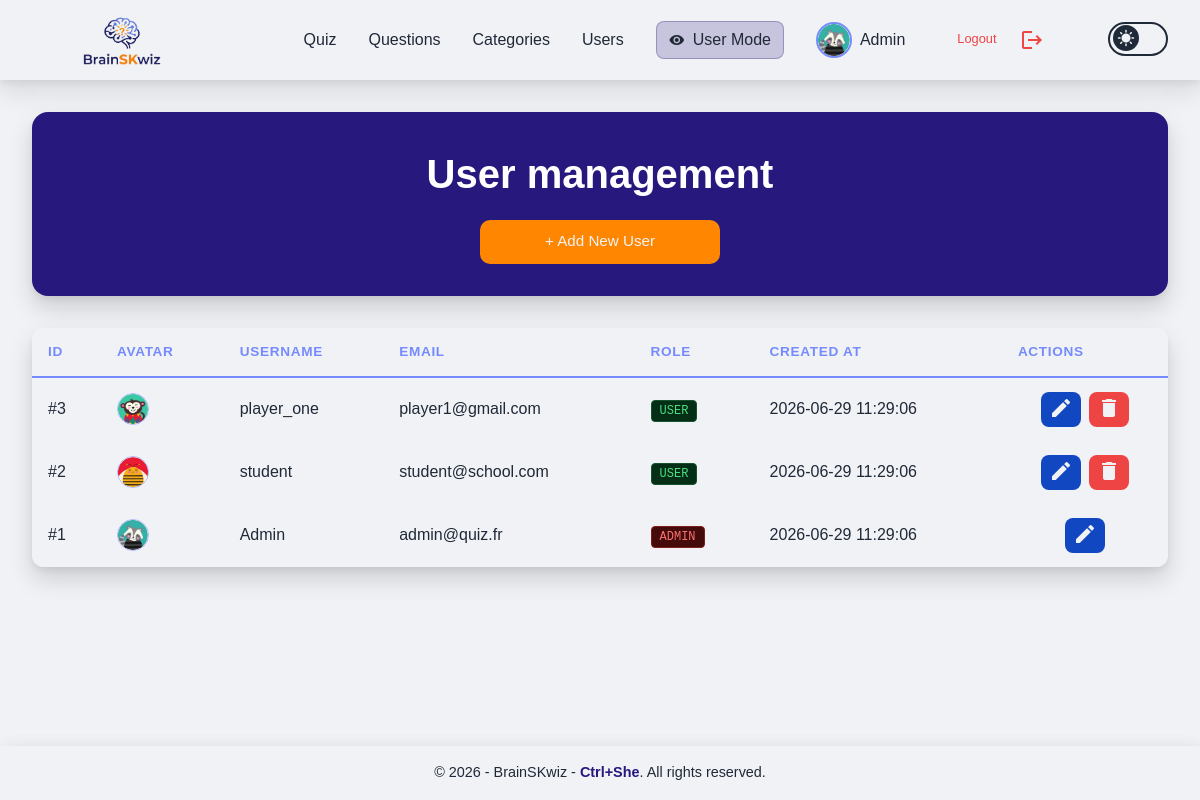
/admin_users.php (signed in), run on the app's committed database.
### tables this page shows
CREATE TABLE IF NOT EXISTS users (
    id INT AUTO_INCREMENT PRIMARY KEY,
    username VARCHAR(100) NOT NULL UNIQUE,
    email VARCHAR(255) NOT NULL UNIQUE,
    password VARCHAR(255) NOT NULL,
    role ENUM('admin', 'user') DEFAULT 'user',
    avatar VARCHAR(100) NOT NULL DEFAULT 'bee.png',
    created_at TIMESTAMP DEFAULT CURRENT_TIMESTAMP
);

### src/admin_users.php (the view, shortened to what this page needs)
<?php
require_once __DIR__ . '/config/db.php';
$query = "SELECT id, username, email, role, avatar, created_at FROM users ORDER BY id DESC";
$users = $pdo->query($query)->fetchAll();
require_once __DIR__ . '/components/header.php';
?>
        <div class="titleBoxAdmin">
            <div>
                <h1 class="bigTitle">User management</h1>
                <div class="modal-btn">
                    <button id="open-modal-btn" class="btn">
                        + Add New User
                    </button>
                </div>
            </div>
        </div>
        <div class="table-wrapper">
            <table class="whitespace-normal">
                <thead class="tableTitle">
                    <tr>
                        <th>ID</th>
                        <th>Avatar</th>
                        <th>Username</th>
                        <th>Email</th>
                        <th>Role</th>
                        <th>Created At</th>
                        <th>Actions</th>
                    </tr>
                </thead>
                <tbody id="users-table-body">
                    <?php foreach($users as $u): ?>
                        <tr id="user-row-<?php echo $u['id']; ?>">
                            <td>#<?php echo $u['id']; ?></td>
                            <td>
                                <img src="/public/avatars/<?php echo htmlspecialchars($u['avatar'] ?? 'default.png', ENT_QUOTES, 'UTF-8'); ?>"
                                     class="w-8 h-8 rounded-full object-cover border border-lightBlue">
                            </td>
                            <td><?php echo htmlspecialchars($u['username'], ENT_QUOTES, 'UTF-8'); ?></td>
                            <td><?php echo htmlspecialchars($u['email'], ENT_QUOTES, 'UTF-8'); ?></td>
                            <td>
                                <span class="text-xs font-mono uppercase px-2 py-0.5 rounded <?php echo $u['role'] === 'admin' ? 'bg-red-950 text-red-400 border border-red-900' : 'bg-green-950 text-green-400 border border-green-900'; ?> border">
                                    <?php echo htmlspecialchars($u['role'], ENT_QUOTES, 'UTF-8'); ?>
                                </span>
                            </td>
                            <td><?php echo htmlspecialchars($u['created_at'], ENT_QUOTES, 'UTF-8') ?></td>
                            <td class="align-middle">
                                <div class="flex items-center gap-2 justify-start h-full">
                                    <button
                                        data-id="<?php echo $u['id']; ?>"
                                        data-username="<?php echo htmlspecialchars($u['username'], ENT_QUOTES, 'UTF-8'); ?>"
                                        data-email="<?php echo htmlspecialchars($u['email'], ENT_QUOTES, 'UTF-8'); ?>"
                                        data-role="<?php echo htmlspecialchars($u['role'], ENT_QUOTES, 'UTF-8'); ?>"
                                        data-avatar="<?php echo htmlspecialchars($u['avatar'] ?? '', ENT_QUOTES, 'UTF-8'); ?>"
                                        onclick="initEditModal(this)"
                                        title="Edit User"
                                        class="editBtn">
                                        <span class="material-icons">edit</span>
                                    </button>
                                    <?php if ($u['id'] != ($_SESSION['user_id'] ?? 0)): ?>
                                    <button
                                        onclick="confirmDeleteUser(<?php echo $u['id']; ?>)"
                                        title="Delete User"
                                        class="deleteBtn">
                                        <span class="material-icons">delete</span>
                                    </button>
                                    <?php endif; ?>
                                </div>
                            </td>
                        </tr>
                    <?php endforeach; ?>
                </tbody>
            </table>
        </div>
<?php require_once __DIR__ . '/components/footer.php'; ?>

### src/css/style.css (style rules this page uses)
:root { --color-primary: #758bfd; --color-primary-light: #aeb8fe; --color-primary-dark: #27187e; --color-primary-mid: #5e4dc0; --color-bg: #f1f2f6; --color-text: #1f2937; --color-white: #f1f2f6; --color-black: #1f2937; --color-success: #22c55e; --color-warning: #ff8600; --color-danger: #ef4444; --shadow-modal: 0 4px 6px rgba(0, 0, 0, 0.05), 0 12px 24px rgba(0, 0, 0, 0.15); --shadow-header: 0 4px 6px rgba(0, 0, 0, 0.05), 0 12px 24px rgba(0, 0, 0, 0.10); --shadow-footer: 6px 2px 20px rgba(0, 0, 0, 0.05), 0 12px 24px rgba(0, 0, 0, 0.15); }
html { height: 100%; }
html, body { height: 100%; }
body { background: var(--color-bg); color: var(--color-text); font-family: 'Clash Display', sans-serif; display: flex; flex-direction: column; min-height: 100vh; margin: 0; }
button { cursor: pointer; border-radius: 8px; padding: 6px 10px; font-size: 0.75rem; }
.btn { width: 100%; padding: 0.65rem 1rem; background-color: var(--color-primary); border-radius: 10px; color: var(--color-white); font-size: 0.95rem; outline: none; }
#open-modal-btn { background-color: var(--color-warning); max-width: 15rem; }
.editBtn { background: #1148c1; color: var(--color-white); }
.deleteBtn { background: var(--color-danger); color: var(--color-white); }
.titleBoxAdmin { display: flex; flex-direction: column; align-items: center; justify-content: center; gap: .5rem; padding: 2rem; margin-bottom: 2rem; border-radius: 16px; background: var(--color-primary-dark); box-shadow: var(--shadow-modal); text-align: center; }
.bigTitle { font-size: clamp(2rem, 4vw, 2.5rem); font-weight: 600; color: white; margin: 0; }
.table-wrapper { width: 100%; max-width: 100%; overflow-x: auto; -webkit-overflow-scrolling: touch; border-radius: 12px; background: var(--color-bg); box-shadow: var(--shadow-modal); }
table { width: 100%; border-collapse: collapse; font-family: inherit; min-width: 600px; }
thead.tableTitle { background: var(--color-bg); text-align: left; border-bottom: 2px solid var(--color-primary); }
thead.tableTitle th { padding: 14px 16px; font-size: 0.85rem; text-transform: uppercase; letter-spacing: 0.05em; color: var(--color-primary); }
tbody tr { background-color: var(--color-bg); }
td { padding: 14px 16px; vertical-align: middle; }
td span { display: inline-block; font-size: 0.75rem; padding: 4px 8px; border-radius: 6px; white-space: nowrap; }
td .flex { display: flex; justify-content: center; align-items: center; gap: 8px; }
.modal-btn { display: flex; align-items: center; gap: 1rem; margin-top: 1rem; justify-content: center; }
.modal-btn .btn { white-space: nowrap; }

### data on the page
users: id "3", avatar (picture), username "player_one", email "player1@gmail.com", role "USER", created_at "2026-06-29 11:29:06"
users: id "2", avatar (picture), username "student", email "student@school.com", role "USER", created_at "2026-06-29 11:29:06"
users: id "1", avatar (picture), username "Admin", email "admin@quiz.fr", role "ADMIN", created_at "2026-06-29 11:29:06"

### other printed values
$_SESSION['username'] "Admin"
